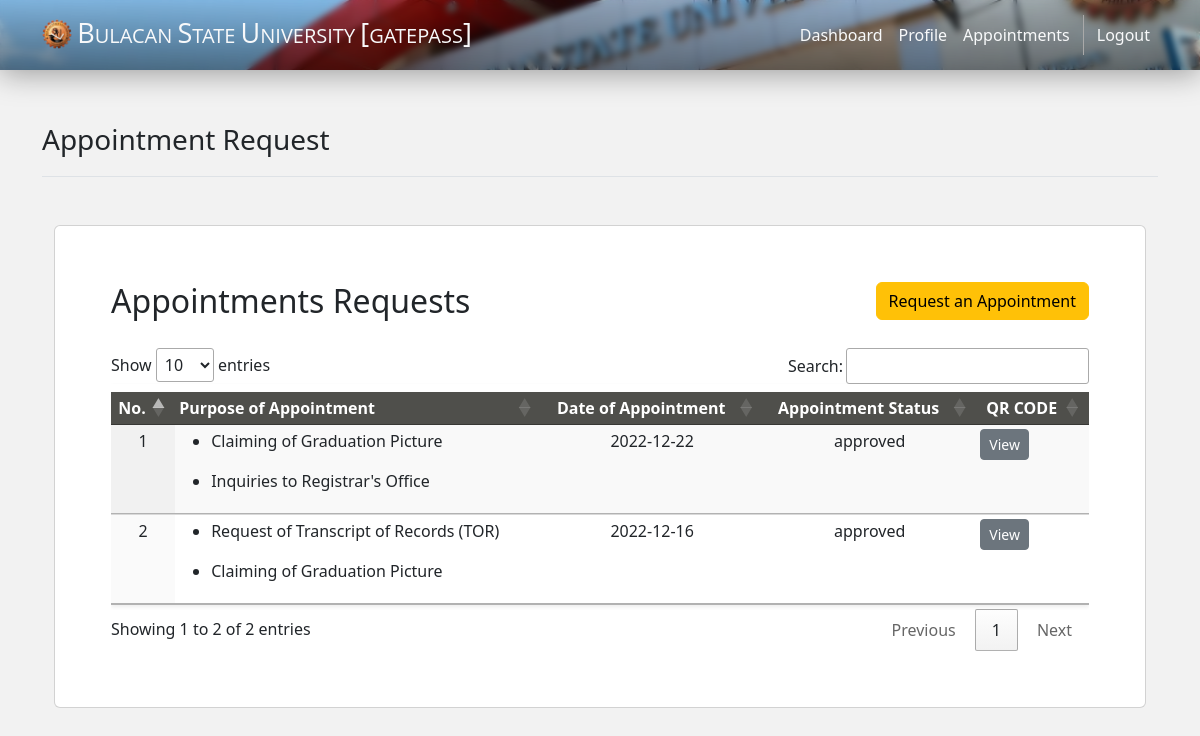
The page /appointment.php (signed in) on the database as committed earlier.
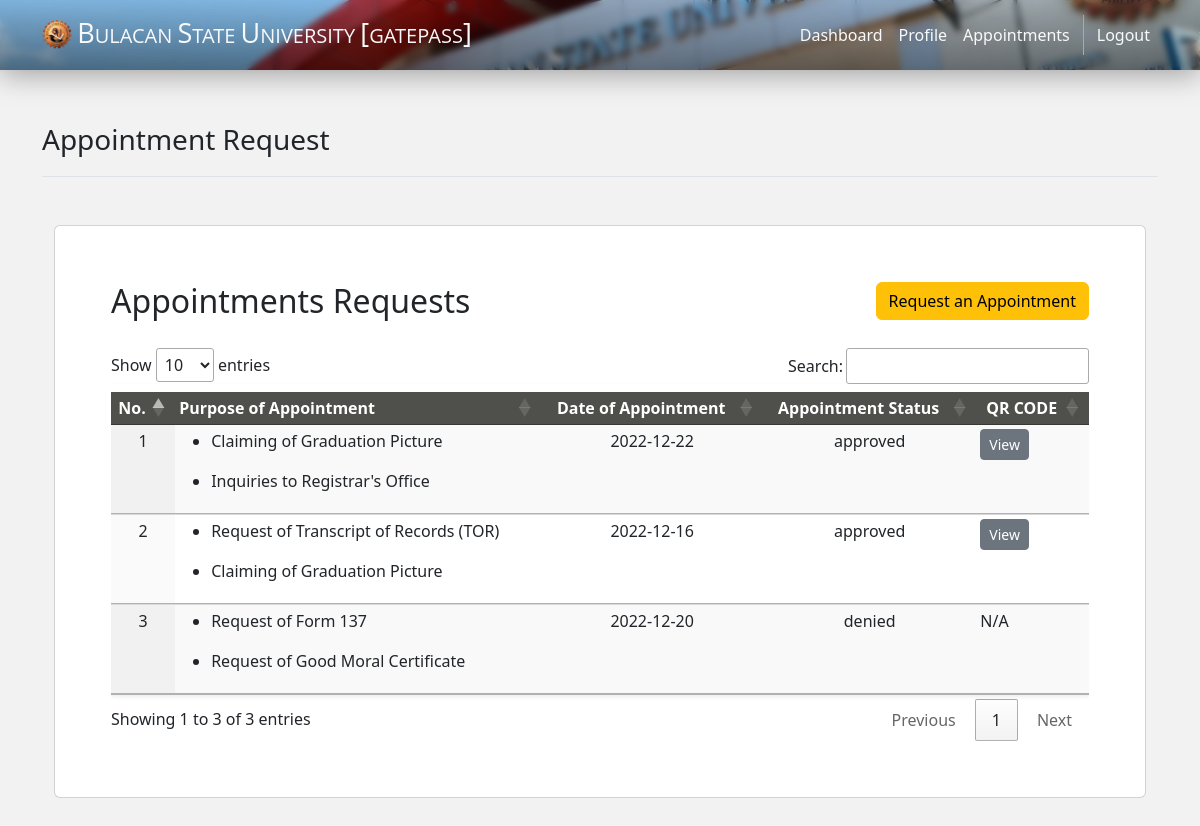
The same page on the database as committed later.
### tables this page shows
CREATE TABLE `appointment` (
  `id` int(100) NOT NULL,
  `req_id` int(100) NOT NULL,
  `acc_no` int(30) DEFAULT NULL,
  `name` varchar(100) DEFAULT NULL,
  `type` varchar(30) DEFAULT NULL,
  `college` varchar(100) DEFAULT NULL,
  `reason` text DEFAULT NULL,
  `status` varchar(30) DEFAULT NULL,
  `date` date DEFAULT NULL,
  `qr_status` varchar(30) DEFAULT NULL,
  `qr` mediumblob DEFAULT NULL
);

### appointment.php (the view, shortened to what this page needs)
<?php
require_once "function/connect.php";
$id = $_SESSION['accno'];
?>
<!doctype html>
<html>
<head>
	<link rel="stylesheet" href="https://pro.fontawesome.com/releases/v5.10.0/css/all.css">
	<link href="https://cdn.jsdelivr.net/npm/bootstrap@5.2.2/dist/css/bootstrap.min.css" rel="stylesheet">
	<link rel="stylesheet" href="https://cdn.datatables.net/1.12.1/css/jquery.dataTables.min.css">
    <link rel="stylesheet" href="css/navbar.css">
	<link rel="stylesheet" href="css/appointment.css">
</head>
<body>
	<?php require_once 'includes/navbar.php'; ?>
	<div class="container" style="height: auto;">
        <header class="pb-3 mb-4 border-bottom mt-5">
            <div class="d-flex align-items-center text-dark text-decoration-none">
                <span class="fs-3">Appointment Request</span>
            </div>
        </header>
        <div class="container d-flex justify-content-center align-items-center flex-column pt-4" style="height:auto;">
            <div class="d-flex flex-column justify-content-center align-items-center" style="height: 100%; width:100%;">
                <div class="card" style="width:100%; padding:40px;margin-bottom:40px;">
                    <div class="card-body">
                        <div class="table-responsive">
                            <div class="d-flex justify-content-between">
                                <h2 style="padding-bottom:20px;">Appointments Requests</h2>
                                <div>
                                    <button class="btn btn-warning" data-bs-toggle="modal" data-bs-target="#requestModal">Request an Appointment</button>
                                </div>
                            </div>
                            <table class="table pt-2 shadow-sm table-striped table-hover display compact" id="appointmentTable">
                                <thead>
                                    <tr style="background-color: #4F4F4B; color:white;">
                                        <th class='text-center'>No.</th>
                                        <th>Purpose of Appointment</th>
                                        <th class='text-center'>Date of Appointment</th>
                                        <th class='text-center'>Appointment Status</th>
                                        <th class='text-center'>QR CODE</th>
                                    </tr>
                                </thead>
                                <tbody>
                                    <?php
                                    require_once "function/connect.php";
                                    $accno = $_SESSION["accno"];
                                    $select = "SELECT * FROM appointment WHERE acc_no ='$accno'";
                                    $result = mysqli_query($connect, $select);
                                    $count = 0;
                                    while ($row = mysqli_fetch_assoc($result)) {
                                        $reason = $row['reason'];
                                        $exploded = explode(',', $reason);
                                        echo ("
                                            <tr>
                                                <td class='text-center text-bold'>" . ($count + 1) . "</td>");
                                        echo '<td>';
                                        foreach ($exploded as $reason) {
                                            echo "<ul><li>" . $reason . "</li></ul>";
                                        }
                                        echo '</td>';
                                        echo ("
                                                <td class='text-center'>" . $row["date"] . "</td>
                                                <td class='text-center'> " . $row["status"] . "</td>
                                        ");
                                        if ($row['qr'] != NULL || "") {
                                            echo ("<td><a class='btn btn-sm btn-secondary' target='_blank' href='viewqr.php?id=" . $row["acc_no"] . "&reqid=" . $row["req_id"] . "'>View</a></td>");
                                        } else {
                                            echo ("<td>N/A</td>");
                                        }
                                        echo "</tr>";
                                        $count += 1;
                                    }
                                    ?>
                                </tbody>
                            </table>
                        </div>
                    </div>
                </div>
            </div>
        </div>
    </div>
</body>
</html>

### includes/navbar.php (shortened to what this page needs)
<?php
$select = "SELECT * FROM user_account Where acc_no = $id";
$result = mysqli_query($connect, $select);
$count =  mysqli_num_rows($result);
if ($count == 1) {
    while ($row = mysqli_fetch_assoc($result)) {
        $type = $row['type'];
        $stats = $row['verification'];
    }
    if ($stats == "blocked") {
        $disable2 = 'disabled';
        $disable = "";
    } else if ($stats == "pending") {
        $disable = 'disabled';
        $disable2 = '';
    } else if ($stats == "unverified") {
        $disable = 'disabled';
        $disable2 = '';
    } else {
        $disable2 = "";
        $disable = "";
    }
}
?>
<nav class="navbar navbar-expand-lg navbar-dark bg-dark py-0 sticky-top">
    <div class="glass-effect w-100 navbar">
        <div class="container">
            <a class="navbar-brand" href="#">
                <img src="resources/bulsulogo.png" class="mb-2" width="30" height="30">
                <span class="d-none d-md-inline text-light"><span class="init">B</span>ULACAN <span class="init"> S</span>TATE <span class="init"> U</span>NIVERSITY <span class="init">[</span>GATEPASS<span class="init">]</span></span>
            </a>
            <div class="collapse navbar-collapse" id="navbarsExample03">
                <ul class="navbar-nav ms-auto mb-2 mb-sm-0">
                    <div class="navbar-nav">
                        <a class="nav-link text-light <?php echo $disable2 ?>" href="dashboard.php" id="ta1">Dashboard</a>
                        <a class="nav-link text-light<?php echo $disable2 ?>" href="profile.php" id="ta2">Profile</a>
                        <div style="border-right: 1px darkgray solid;margin-right:5px;padding-right:5px;">
                            <?php
                            if ($type == 'student') {
                            } else if ($type == 'employee') {
                            } else {
                                echo ('<a class="nav-link text-light ' . $disable2 .= $disable . '" href="appointment.php" id="ta3">Appointments</a>');
                            }
                            ?>
                        </div>
                        <a class="nav-link text-light" href="function/toLogout.php">Logout</a>
                    </div>
                </ul>
            </div>
        </div>
    </div>
</nav>

### css/navbar.css (style rules this page uses)
nav { background-image: url("../resources/bulsu.jpg"); background-size: cover; background-repeat: no-repeat; background-position: center center; box-shadow: 0 4px 30px rgba(0, 0, 0, 0.356); }
.init { font-size: 27px; }
.navbar-brand { font-family: 'Open Sans'; }
.glass-effect { background: linear-gradient(1deg, rgba(0, 0, 0, 0.473), rgb(255 129 129 / 0%)); backdrop-filter: blur(3px); }

### css/appointment.css (style rules this page uses)
* { margin: 0%; padding: 0%; box-sizing: border-box; }
body { background-color: #f2f2f2; background-size:cover; background-repeat: no-repeat; background-attachment: fixed; background-position: center; position: relative; }

Rows that differ between the two databases and show on the page:
added appointment: reason "Request of Form 137", reason "Request of Good Moral Certificate", date "2022-12-20", status "denied", shows "N/A"
Other text that changed with them:
text written by a page script: "Show entries Search: Showing 1 to 2 of 2 entries Previous 1 Next" → "Show entries Search: Showing 1 to 3 of 3 entries Previous 1 Next"
